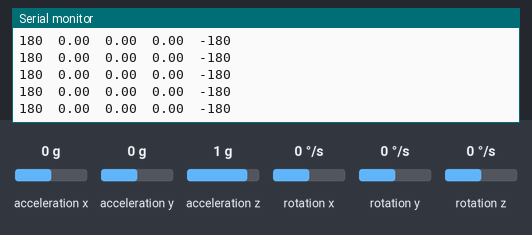
A sketch run on a simulated Arduino Uno, built with avr-gcc and run on an emulated ATmega328P. Shown: the last lines printed to the serial monitor. Wiring (inferred from the names in the program): MPU-6050 motion sensor at I2C address 0x68. The inputs (shaded band) are chosen by the test bench; at power-on: acceleration x 0 g, acceleration z 1 g, acceleration y 0 g, rotation x 0 °/s, rotation y 0 °/s, rotation z 0 °/s.

Above: at 1.3 s.
1.4 s: acceleration x set to -0.8 g
At 2.5 s:
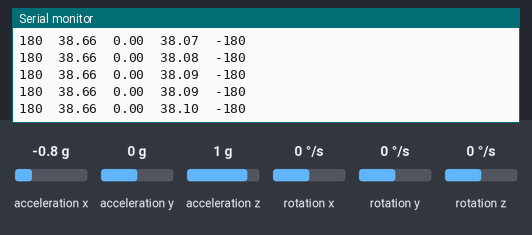
4.4 s: acceleration z set to -1.4 g
At 5.0 s:
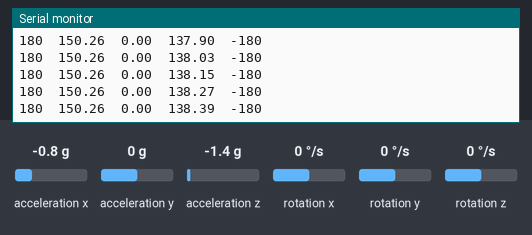
Timing chart, 0 to 6.6 s (numbered marks = the images above; inputs shaded):
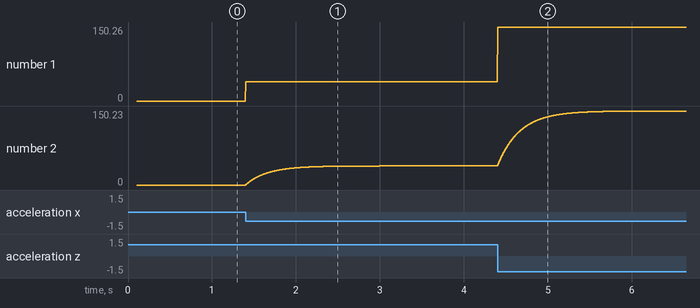

The sketch:

MPU6050_Comp_filter.ino
```cpp
/*
 * MPU6050 to Arduino Compementary Angle Finder
 *
 * This sketch calculates the angle of an MPU6050 relative to the ground using a complementary filter.
 * It is designed to be easy to understand and easy to use.
 *
 * The following are your pin connections for a GY-521 breakout board to Arduino UNO or NANO:
 * MPU6050  UNO/NANO
 * VCC      +5v
 * GND      GND (duh)
 * SCL      A5
 * SDA      A4
 *
 * Of note: this sketch uses the "I2C Protocol," which allows the Arduino to access multiple pieces of data
 * on the MPU6050 with only two pins.  Way cooler than needing 7 pins for the 7 pieces of data you can get
 * from your MPU6050.  The two wires are a data wire and a clock wire. The "Wire.h" library does most of this
 * communication between the Arduino and the MPU6050. It requires that the Arduino use the A5 adn A4 pins.
 * Other Arduinos (Arduini?) may use different pins for the I2C protocol, so look it up on the Arduino.cc website.
 * The I2C protocol works this way like a conversation between the Arduino and the MPU.  It goes something like this:
 * Arduino: "Hey 0x68." (0x68 is the MPU's address)
 * MPU6050: "wat"
 * Arduino: "Gimme yer x acceleration data." (except Arduino is a computer, so it calls that data "0x3B"
 * MPU6050: "Ugh fine. 16980"
 * Arduino: "K stop now"
 * MPU6050: "K"
 *
 */

#include<Wire.h>
const int MPU_addr=0x68;
double AcX,AcY,AcZ,Tmp,GyX,GyY,GyZ; //These will be the raw data from the MPU6050.
uint32_t timer; //it's a timer, saved as a big-ass unsigned int.  We use it to save times from the "micros()" command and subtract the present time in microseconds from the time stored in timer to calculate the time for each loop.
double compAngleX, compAngleY; //These are the angles in the complementary filter
#define degconvert 57.2957786 //there are like 57 degrees in a radian.


void setup() {
  // Set up MPU 6050:
  Wire.begin();
  #if ARDUINO >= 157
  Wire.setClock(400000UL); // Set I2C frequency to 400kHz
  #else
    TWBR = ((F_CPU / 400000UL) - 16) / 2; // Set I2C frequency to 400kHz
  #endif


  Wire.beginTransmission(MPU_addr);
  Wire.write(0x6B);  // PWR_MGMT_1 register
  Wire.write(0);     // set to zero (wakes up the MPU-6050)
  Wire.endTransmission(true);
  Serial.begin(115200);
  delay(100);

  //setup starting angle
  //1) collect the data
  Wire.beginTransmission(MPU_addr);
  Wire.write(0x3B);  // starting with register 0x3B (ACCEL_XOUT_H)
  Wire.endTransmission(false);
  Wire.requestFrom(MPU_addr,14,true);  // request a total of 14 registers
  AcX=Wire.read()<<8|Wire.read();  // 0x3B (ACCEL_XOUT_H) & 0x3C (ACCEL_XOUT_L)
  AcY=Wire.read()<<8|Wire.read();  // 0x3D (ACCEL_YOUT_H) & 0x3E (ACCEL_YOUT_L)
  AcZ=Wire.read()<<8|Wire.read();  // 0x3F (ACCEL_ZOUT_H) & 0x40 (ACCEL_ZOUT_L)
  Tmp=Wire.read()<<8|Wire.read();  // 0x41 (TEMP_OUT_H) & 0x42 (TEMP_OUT_L)
  GyX=Wire.read()<<8|Wire.read();  // 0x43 (GYRO_XOUT_H) & 0x44 (GYRO_XOUT_L)
  GyY=Wire.read()<<8|Wire.read();  // 0x45 (GYRO_YOUT_H) & 0x46 (GYRO_YOUT_L)
  GyZ=Wire.read()<<8|Wire.read();  // 0x47 (GYRO_ZOUT_H) & 0x48 (GYRO_ZOUT_L)

  //2) calculate pitch and roll
  double roll = atan2(AcY, AcZ)*degconvert;
  double pitch = atan2(-AcX, AcZ)*degconvert;

  //3) set the starting angle to this pitch and roll
  double gyroXangle = roll;
  double gyroYangle = pitch;
  double compAngleX = roll;
  double compAngleY = pitch;

  //start a timer
  timer = micros();
}

void loop() {
//Now begins the main loop.
  //Collect raw data from the sensor.
  Wire.beginTransmission(MPU_addr);
  Wire.write(0x3B);  // starting with register 0x3B (ACCEL_XOUT_H)
  Wire.endTransmission(false);
  Wire.requestFrom(MPU_addr,14,true);  // request a total of 14 registers
  AcX=Wire.read()<<8|Wire.read();  // 0x3B (ACCEL_XOUT_H) & 0x3C (ACCEL_XOUT_L)
  AcY=Wire.read()<<8|Wire.read();  // 0x3D (ACCEL_YOUT_H) & 0x3E (ACCEL_YOUT_L)
  AcZ=Wire.read()<<8|Wire.read();  // 0x3F (ACCEL_ZOUT_H) & 0x40 (ACCEL_ZOUT_L)
  Tmp=Wire.read()<<8|Wire.read();  // 0x41 (TEMP_OUT_H) & 0x42 (TEMP_OUT_L)
  GyX=Wire.read()<<8|Wire.read();  // 0x43 (GYRO_XOUT_H) & 0x44 (GYRO_XOUT_L)
  GyY=Wire.read()<<8|Wire.read();  // 0x45 (GYRO_YOUT_H) & 0x46 (GYRO_YOUT_L)
  GyZ=Wire.read()<<8|Wire.read();  // 0x47 (GYRO_ZOUT_H) & 0x48 (GYRO_ZOUT_L)

  double dt = (double)(micros() - timer) / 1000000; //This line does three things: 1) stops the timer, 2)converts the timer's output to seconds from microseconds, 3)casts the value as a double saved to "dt".
  timer = micros(); //start the timer again so that we can calculate the next dt.

  //the next two lines calculate the orientation of the accelerometer relative to the earth and convert the output of atan2 from radians to degrees
  //We will use this data to correct any cumulative errors in the orientation that the gyroscope develops.
  double roll = atan2(AcY, AcZ)*degconvert;
  double pitch = atan2(-AcX, AcZ)*degconvert;

  //The gyroscope outputs angular velocities.  To convert these velocities from the raw data to deg/second, divide by 131.
  //Notice, we're dividing by a double "131.0" instead of the int 131.
  double gyroXrate = GyX/131.0;
  double gyroYrate = GyY/131.0;

  //THE COMPLEMENTARY FILTER
  //This filter calculates the angle based MOSTLY on integrating the angular velocity to an angular displacement.
  //dt, recall, is the time between gathering data from the MPU6050.  We'll pretend that the
  //angular velocity has remained constant over the time dt, and multiply angular velocity by
  //time to get displacement.
  //The filter then adds a small correcting factor from the accelerometer ("roll" or "pitch"), so the gyroscope knows which way is down.
  compAngleX = 0.99 * (compAngleX + gyroXrate * dt) + 0.01 * roll; // Calculate the angle using a Complimentary filter
  compAngleY = 0.99 * (compAngleY + gyroYrate * dt) + 0.01 * pitch;

  //W00T print dat shit out, yo!
  Serial.print(180);Serial.print("\t");
  //Serial.print(compAngleX);Serial.print("\t");
  Serial.print(pitch);Serial.print("\t");
  Serial.print(gyroYrate);Serial.print("\t");
  Serial.print(compAngleY);Serial.print("\t");
  Serial.print(-180);Serial.print("\n");

}
```

Measured:
- after the input at 1.4 s, the serial monitor: prints a new line at once (image 1)
- plotted number 1: 0 → 38.66 after the input at 1.4 s
- plotted number 2: 0 → 38.66 after the input at 1.4 s
